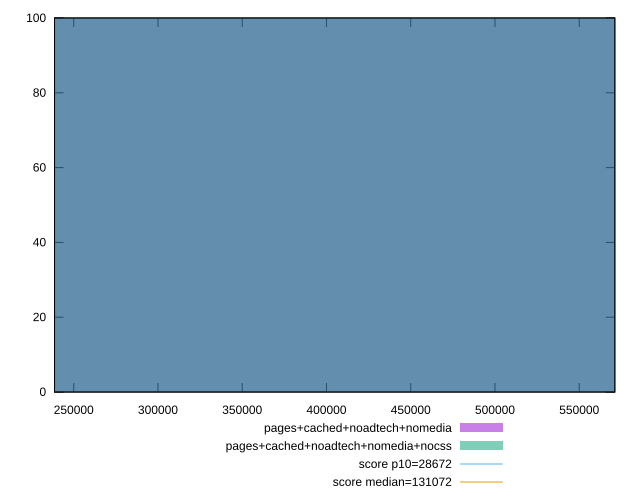

Recreate this plot in gnuplot.
reset

$pagesCachedNoadtechNomedia <<EOF
387426.35920732026 100
EOF

$pagesCachedNoadtechNomediaNocss <<EOF
387426.35920732026 100
EOF

set key outside below
set boxwidth 387426.35920732026
set xrange [238613.48333333334:571118.9166666666]
set yrange [0:100]
set trange [0:100]
set style fill transparent solid 0.5 noborder

set parametric
set terminal svg size 640, 500 enhanced background rgb 'white'
set output "report_00018_2021-02-10T15-25-16.877Z/uses-long-cache-ttl/comparison/histogram/3_vs_4.svg"

plot $pagesCachedNoadtechNomedia title "pages+cached+noadtech+nomedia" with boxes, \
     $pagesCachedNoadtechNomediaNocss title "pages+cached+noadtech+nomedia+nocss" with boxes, \
     28672,t title "score p10=28672", \
     131072,t title "score median=131072"

reset
